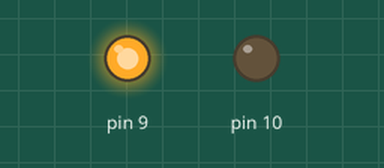
This sketch was run on a simulated Arduino Uno, built with avr-gcc and run on an emulated ATmega328P. Shown: output pins drawn as LEDs (lit = HIGH).

Above: at 0.5 s.
At 2.5 s:
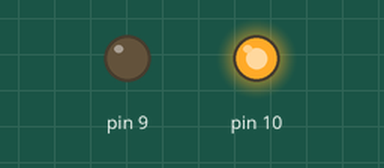
At 3.5 s:
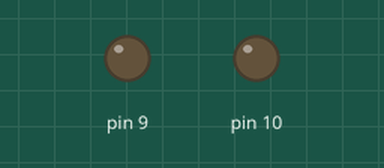
Timing chart, 0 to 5.2 s (numbered marks = the images above):
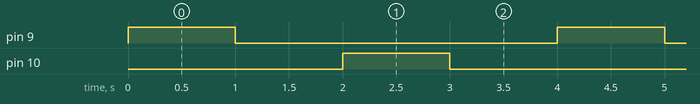

The sketch:

BlinkLoop.ino
```cpp
void setup()
{
  for (int i=9; i<=10; i++)    //通过循环的方式设置9-13号引脚为输出状态
  {
    pinMode(i,OUTPUT);
  }
}
void loop()
{
  for (int x=9; x<=10; x++)   //通过循环的方式依次让每个引脚的led在1秒内完成明灭
  {
    digitalWrite(x,HIGH);
    delay(1000);
    digitalWrite(x,LOW);
    delay(1000);
  }
}
```

Measured:
- by itself, pin 9, pin 10: alternates HIGH for 1.0 s and LOW for 3.0 s
- by itself, everything shown: repeats every 4.0 s, in 4 steps
